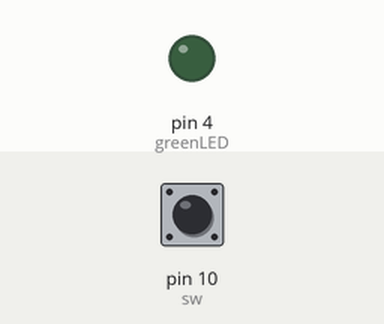
Simulated run of this sketch. Board: Arduino Uno, built with avr-gcc and run on an emulated ATmega328P. On the bench: output pins drawn as LEDs (lit = HIGH). The inputs (shaded band) are chosen by the test bench; at power-on: pin 10 (sw) HIGH.

Above: at 1.2 s.
1.3 s: pin 10 (sw) pulled LOW for 0.15 s
At 1.37 s:
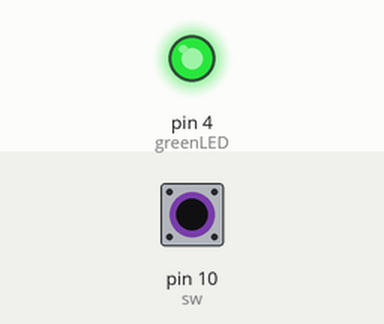
2.9 s: pin 10 (sw) pulled LOW for 3.2 s
At 7.3 s:
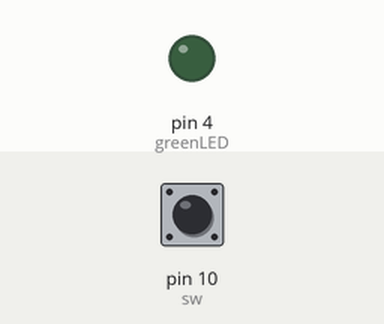
Timing chart, 0 to 8.8 s (numbered marks = the images above; inputs shaded):
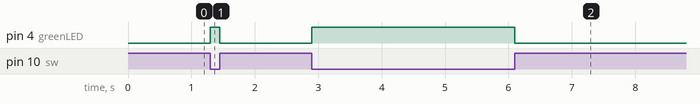

Measured:
- after the input at 1.3 s, pin 4 (greenLED): LOW → HIGH at once, → LOW 0.15 s later
- after the input at 2.9 s, pin 4 (greenLED): LOW → HIGH at once, → LOW 3.2 s later

The sketch:

LED_Button.ino
```cpp
int sw = 10;
int greenLED = 4;


void setup() {
  // put your setup code here, to run once:
  pinMode(sw,INPUT_PULLUP);
  pinMode(greenLED,OUTPUT);
}

void loop() {
  // put your main code here, to run repeatedly:
  if(digitalRead(sw)==LOW){
    digitalWrite(greenLED,HIGH);
  }else{
    digitalWrite(greenLED,LOW);
  }
}
```
